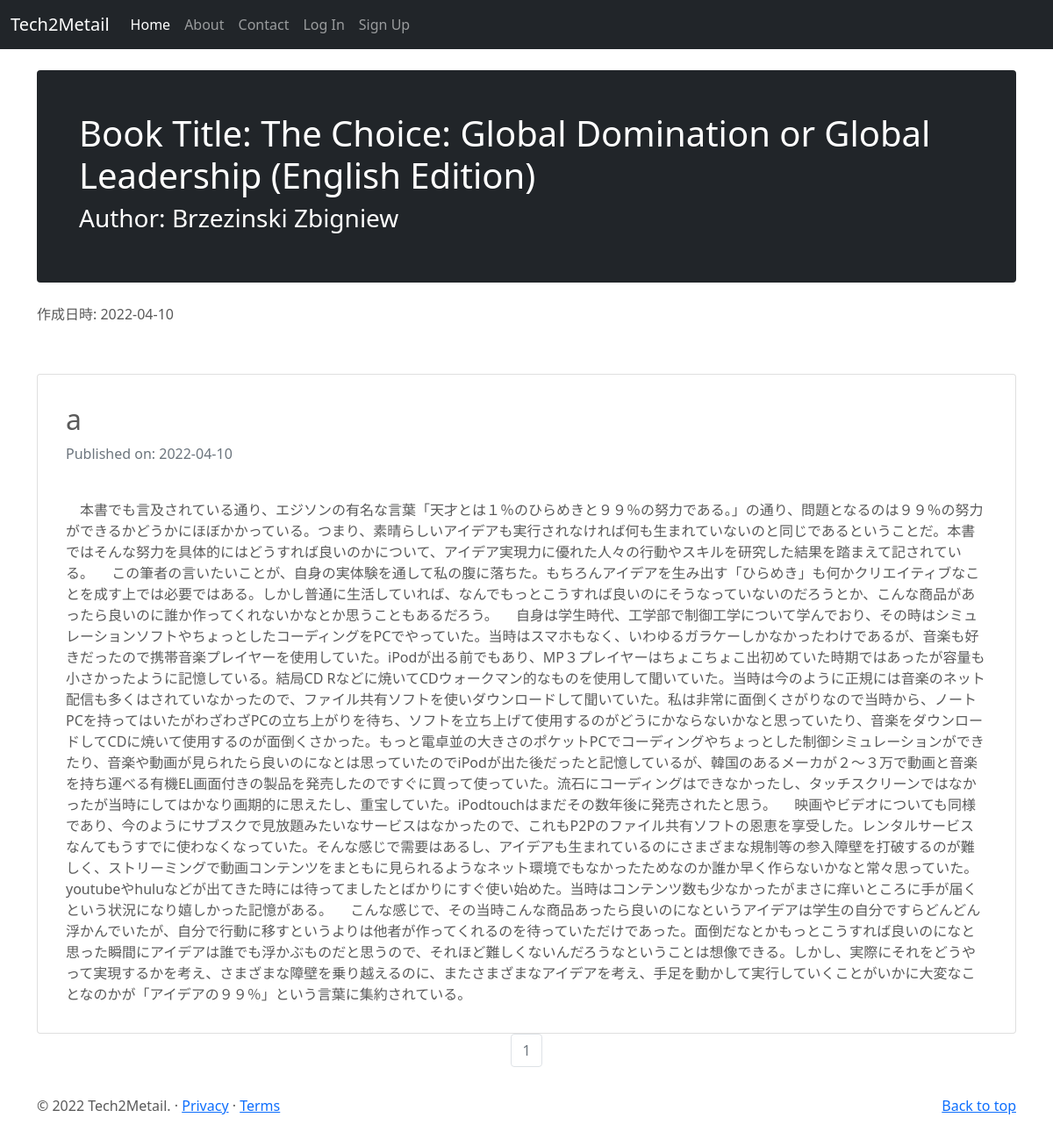
Page /books/1 on the earlier database version.
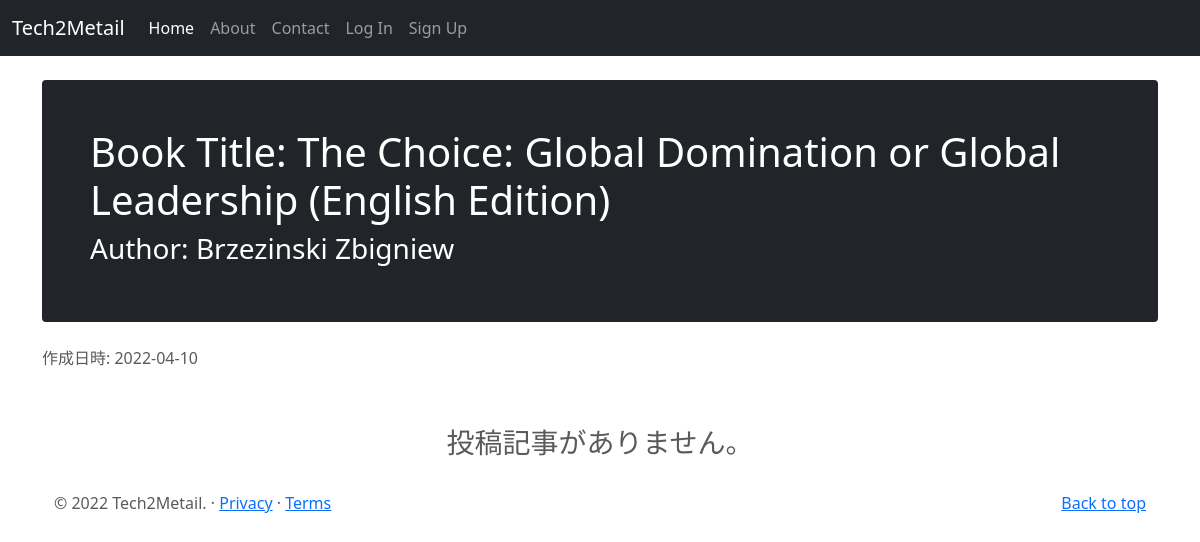
Same page on the later database version.
### tech2metailblog/models.py (models this page shows, shortened)
class Books(db.Model):
    __tablename__ = 'books'
    id = db.Column(db.Integer, primary_key = True)
    title = db.Column(db.String(50),unique=True, nullable=False)
    author = db.Column(db.String(50), nullable=False)
    published_by = db.Column(db.String(50), nullable=False)
    published_at = db.Column(db.Integer, nullable=False)
    img_link = db.Column(db.String(100))
    pur_link = db.Column(db.String(100))
    created_at = db.Column(db.DateTime)
    booksposts = db.relationship('BooksPost',backref='book',lazy=True)

class BooksPost(db.Model):
    users = db.relationship(User)
    books = db.relationship(Books)
    id = db.Column(db.Integer, primary_key=True)
    user_id = db.Column(db.Integer,db.ForeignKey('users.id'),nullable=False)
    book_id = db.Column(db.Integer,db.ForeignKey('books.id'),nullable=False)
    date = db.Column(db.DateTime,nullable=False,default=datetime.now(pytz.timezone('Asia/Tokyo')))
    title = db.Column(db.String(140),nullable=False)
    text = db.Column(db.Text,nullable=False)

### tech2metailblog/books/views.py (the view)
@books.route('/books/<int:book_id>', methods=['GET'])
def show_book(book_id):
    page = request.args.get('page',1,type=int)
    book = Books.query.get(book_id)
    hoges = BooksPost.query.filter_by(book_id=book_id).order_by(BooksPost.date.asc()).paginate(page=page,per_page=5)
    print(hoges)
    return render_template('books/show.html', book=book, hoges=hoges,admin_user=admin_user,page=page)

### tech2metailblog/templates/books/show.html (shortened to what this page needs)
{% extends "base.html" %}
{% block content %}
<div class="container">
    <div class="p-4 p-md-5 mb-4 text-white rounded bg-dark">
        <h1>Book Title: {{ book.title }}</h1>
        <h3>Author: {{ book.author }}</h3>
    </div>
作成日時: {{ book.created_at.strftime('%Y-%m-%d') }}
<br><br>
</div>
<div class="container" >
    {% if hoges.items %}
    {% for post in hoges.items %}
      <div class="card text-start">
          <div class="card-body">
            <h2>{{post.title}}</h2>
            <p class='text-muted'>Published on: {{post.date.strftime("%Y-%m-%d")}}</p>
            <br>
            {{post.text}}
          </div>
      </div>
        {% endfor %}
    <nav aria-label='Page Navigation example'>
        <ul class="pagination justify-content-center">
            {% for page_num in hoges.iter_pages(left_edge=1,right_edge=1,left_current=1,right_current=2) %}
              {% if hoges.page == page_num %}
                <li class="page-item disabled">
                    <a href="{{url_for('books.show_book',page=page_num,book_id=book.id)}}" class="page-link">{{ page_num }}</a>
                </li>
              {% else %}
                <li class="page-item">
                    <a href="{{url_for('books.show_book',page=page_num,book_id=book.id)}}" class="page-link">{{ page_num }}</a>
                </li>
              {% endif %}
            {% endfor %}
        </ul>
    </nav>
    </div>
    {% else %}
    <div class="text-center">
    <h3>投稿記事がありません。</h3>
    </div>
    {% endif %}
{% endblock %}

### tech2metailblog/templates/base.html (shortened to what this page needs)
<!DOCTYPE html>
<html lang="ja">
  <head>
        <link href="https://cdn.jsdelivr.net/npm/bootstrap@5.0.2/dist/css/bootstrap.min.css" rel="stylesheet">
        <link href="{{url_for('static',filename="style.css")}}" rel="stylesheet">
   </head>
<body>
    <header>
        <nav class="navbar navbar-expand-md navbar-dark fixed-top bg-dark">
          <div class="container-fluid">
            <a class="navbar-brand" href="#">Tech2Metail</a>
            <div class="collapse navbar-collapse" id="navbarCollapse">
              <ul class="navbar-nav me-auto mb-2 mb-md-0">
                <li class="nav-item">
                  <a class="nav-link active" aria-current="page" href="{{url_for('core.index')}}">Home</a>
                </li>
                <li class="nav-item">
                  <a class="nav-link" href="{{url_for('core.info')}}">About</a>
                </li>
                <li class="nav-item">
                  <a class="nav-link" href="{{url_for('contacts.contact')}}">Contact</a>
                </li>
                {% if current_user.is_authenticated %}
                <li class="nav-item">
                  <a class="nav-link" href="{{url_for('users.logout')}}" >Log Out</a>
                </li>
                <li class="nav-item">
                    <a class="nav-link" href="{{url_for('users.account',username=current_user.username)}}" >Account</a>
                </li>
                <li class="nav-item">
                  <a class="nav-link" href="{{url_for('books.show_shelf')}}">Books</a>
                </li>
                {% else %}
                <li class="nav-item">
                    <a class="nav-link" href="{{url_for('users.login')}}" >Log In</a>
                </li>
                <li class="nav-item">
                    <a class="nav-link" href="{{url_for('users.signup')}}" >Sign Up</a>
                </li>
                {% endif %}
              </ul>
            </div>
          </div>
        </nav>
    </header>
    <main class="main">
      {% block content%}
      {% endblock %}
      <footer class="container">
        <p class="float-end"><a href="#">Back to top</a></p>
        <p>&copy; 2022 Tech2Metail. &middot; <a href="#">Privacy</a> &middot; <a href="#">Terms</a></p>
      </footer>
    </main>
</body>
</html>

### tech2metailblog/static/style.css (style rules this page uses)
body { padding-top: 3rem; padding-bottom: 3rem; color: #5a5a5a; }
main { margin-top: 2rem; }
.container { margin-top: 2rem; }
.text-center { text-align: center; }

Differences in the rows shown:
removed BooksPost: title "a", date "2022-04-10", text "本書でも言及されている通り、エジソンの有名な言葉「天才とは１％のひらめきと９９％の努力である。」の通り、問題となるのは９９％の努力ができるかどうかにほぼかかっている。つまり、素晴らしいアイデアも実行されなければ何も生まれていないのと同じであるということだ。本書ではそんな努力を具体的にはどうすれば良いのかについて、アイデア実現力に優れた人々の行動やスキルを研究した結果を踏まえて記されている。 この筆者の言いたいことが、自身の実体験を通して私の腹に落ちた。もちろんアイデアを生み出す「ひらめき」も何かクリエイティブなことを成す上では必要ではある。しかし普通に生活していれば、なんでもっとこうすれば良いのにそうなっていないのだろうとか、こんな商品があったら良いのに誰か作ってくれないかなとか思うこともあるだろう。 自身は学生時代、工学部で制御工学について学んでおり、その時はシミュレーションソフトやちょっとしたコーディングをPCでやっていた。当時はスマホもなく、いわゆるガラケーしかなかったわけであるが、音楽も好きだったので携帯音楽プレイヤーを使用していた。iPodが出る前でもあり、MP３プレイヤーはちょこちょこ出初めていた時期ではあったが容量も小さかったように記憶している。結局CD…"
Other differences:
text now shown: "投稿記事がありません。"
list line gone: "1"
